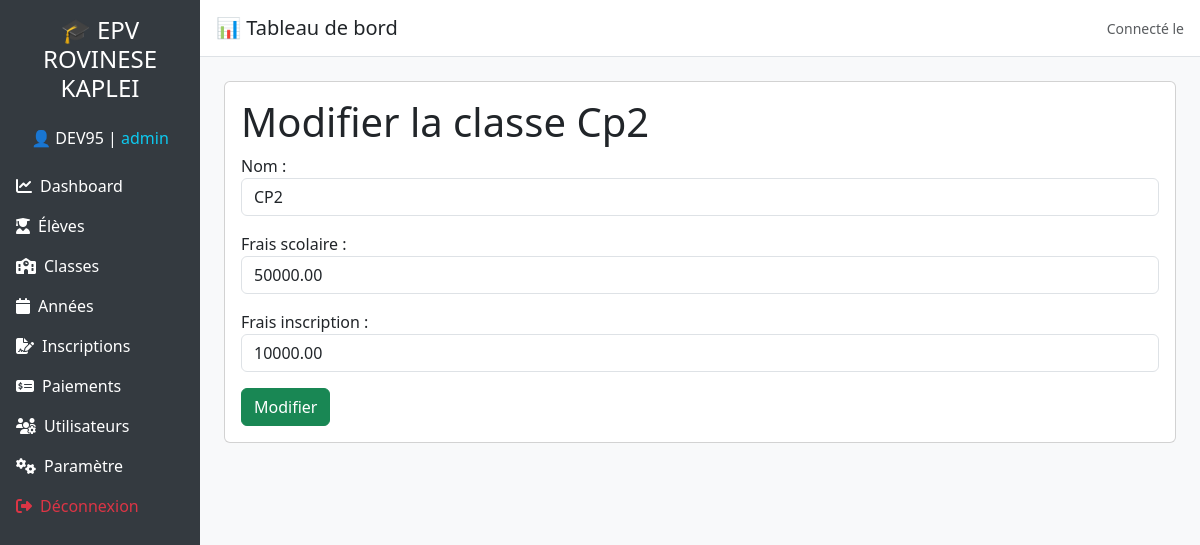
Screenshot of /core/classes/1/modifier/ (signed in) with the database file from the repository.
### utilisateurs/models.py (models this page shows)
class Utilisateur(AbstractUser):
    ROLE_CHOICES = (
        ('admin', 'Administrateur'),
        ('caissier', 'Caissier'),
    )
    role = models.CharField(max_length=20, choices=ROLE_CHOICES, default='caissier')

### core/models.py (models this page shows, shortened)
class Classe(models.Model):
    nom = models.CharField(max_length=255)
    frais_scolaire = models.DecimalField(max_digits=10, decimal_places=2)  # Montant des frais de scolarité
    frais_inscription = models.DecimalField(max_digits=10, decimal_places=2) # Montant des frais d'inscription

### core/views.py (the view)
    def wrapper(request, *args, **kwargs):
        if request.user.is_authenticated and request.user.role == 'admin':
            return view_func(request, *args, **kwargs)
        return redirect('connexion')

### core/forms.py
class ClasseForm(forms.ModelForm):
    class Meta:
        model = Classe
        fields = ("nom", "frais_scolaire", "frais_inscription")
        widgets = {
            "nom" : forms.TextInput(attrs={
                "class" : "form-control",
            }),
            "frais_scolaire" : forms.TextInput(attrs={
                "class" : "form-control",
            }),
            "frais_inscription" : forms.TextInput(attrs={
                "class" : "form-control",
            })
        }

### core/views.py (called while the page is built)
def admin_required(view_func):
    def wrapper(request, *args, **kwargs):
        if request.user.is_authenticated and request.user.role == 'admin':
            return view_func(request, *args, **kwargs)
        return redirect('connexion')
    return wrapper

@admin_required
@login_required
def modifier_classe(request, id):
    classe = get_object_or_404(Classe, id=id)
    if request.method == "POST":
        form = ClasseForm(request.POST, instance=classe)
        if form.is_valid():
            form.save()
            messages.success(request, "la classe à été modifiée avec succès")
            return redirect("liste_classes")
    else:
        form = ClasseForm(instance=classe)
    return render(request, "classes/modifier_classe.html", {"form": form, 'classe':classe})

### core/templates/classes/modifier_classe.html (shortened to what this page needs)
{% extends "base.html" %}
{% block content %}
    <div class="card">
        <form action="" method="post" class="card-body">
            <h1 class="card-title">Modifier la classe {{ classe.nom | title }} </h1>
            {{ form.as_p }}
            <button type="submit" class="btn btn-success">Modifier</button>
        </form>
    </div>
{% endblock  %}

### templates/base.html (shortened to what this page needs)
<!DOCTYPE html>
<html lang="fr">
<head>
  <link href="https://cdn.jsdelivr.net/npm/bootstrap@5.3.0/dist/css/bootstrap.min.css" rel="stylesheet">
  <link href="https://cdnjs.cloudflare.com/ajax/libs/font-awesome/6.4.0/css/all.min.css" rel="stylesheet">
</head>
<body>
{% if user.is_authenticated %}
<div class="d-flex">
  <nav class="sidebar d-flex flex-column p-3 text-white col-md-3 col-lg-2">
    <h4 class="text-center mb-4">🎓 EPV ROVINESE KAPLEI</h4>
    <p class="text-center">👤 {{ user.username | upper }} | <span class="text-info">{{ user.role }}</span></p>
    {% if user.role == 'admin' %}
      <a href="{% url 'dashboard' %}" class="py-2 d-block"><i class="fas fa-chart-line me-2"></i>Dashboard</a>
      <a href="{% url 'liste_eleves' %}" class="py-2 d-block"><i class="fas fa-user-graduate me-2"></i>Élèves</a>
      <a href="{% url 'liste_classes' %}" class="py-2 d-block"><i class="fas fa-school me-2"></i>Classes</a>
      <a href="{% url 'liste_annees' %}" class="py-2 d-block"><i class="fas fa-calendar me-2"></i>Années</a>
      <a href="{% url 'inscription_form' %}" class="py-2 d-block"><i class="fas fa-file-signature me-2"></i>Inscriptions</a>
      <a href="{% url 'paiement_list' %}" class="py-2 d-block"><i class="fas fa-money-check-alt me-2"></i>Paiements</a>
      <a href="{% url "liste_utilisateurs" %}" class="py-2 d-block"><i class="fas fa-users-cog me-2"></i>Utilisateurs</a>
      <a href="/admin/" class="py-2 d-block"><i class="fas fa-cogs me-2"></i>Paramètre</a>
      <a href="{% url 'deconnexion' %}" class="py-2 d-block text-danger"><i class="fas fa-sign-out-alt me-2"></i>Déconnexion</a>
    {% endif %}
  </nav>
  <div class="flex-grow-1">
    <div class="topbar d-flex justify-content-between align-items-center">
      <h5 class="mb-0">📊 Tableau de bord</h5>
      <span class="text-muted small">Connecté le {{ now|date:"d/m/Y H:i" }}</span>
    </div>
    <div class="p-4">
      {% block content %}{% endblock %}
    </div>
  </div>
</div>
{% endif %}
</body>
</html>

### templates/base.html (style rules this page uses)
body { font-family: 'Segoe UI', sans-serif; background-color: #f8f9fa; }
.sidebar { height: 100vh; background-color: #343a40; }
.sidebar a { color: #ffffff; text-decoration: none; }
.topbar { background-color: #ffffff; padding: 1rem; border-bottom: 1px solid #dee2e6; }

### rows the page displays
Utilisateur: username "DEV95", role "admin"
Classe: nom "Cp2", nom "CP2", frais_scolaire "50000.00", frais_inscription "10000.00"
